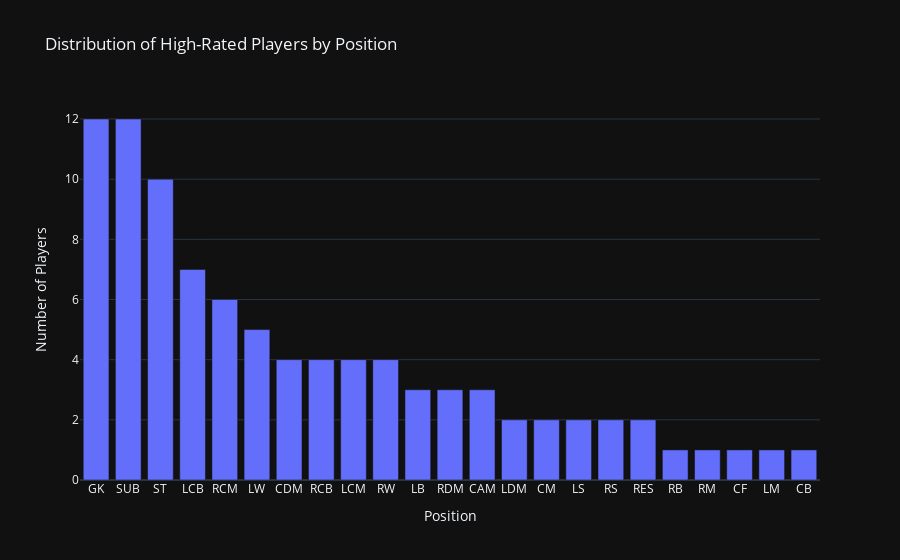
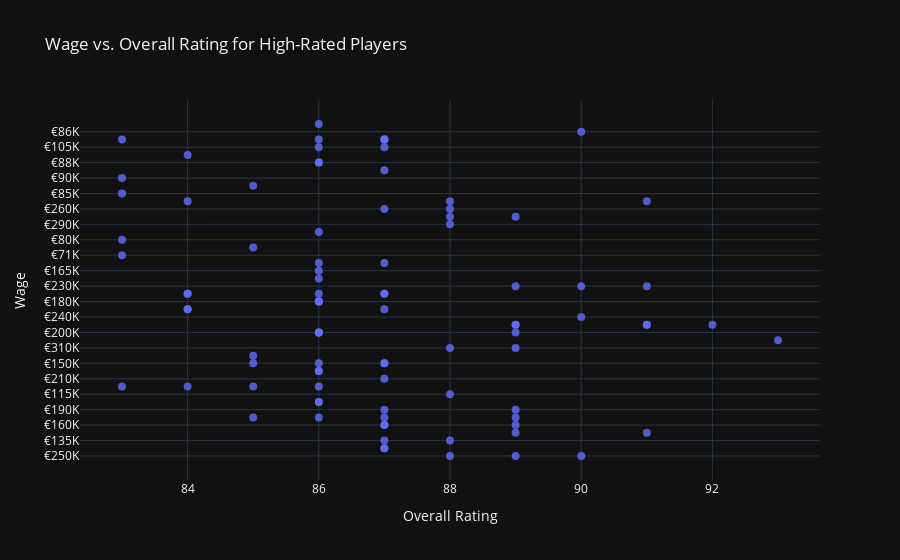
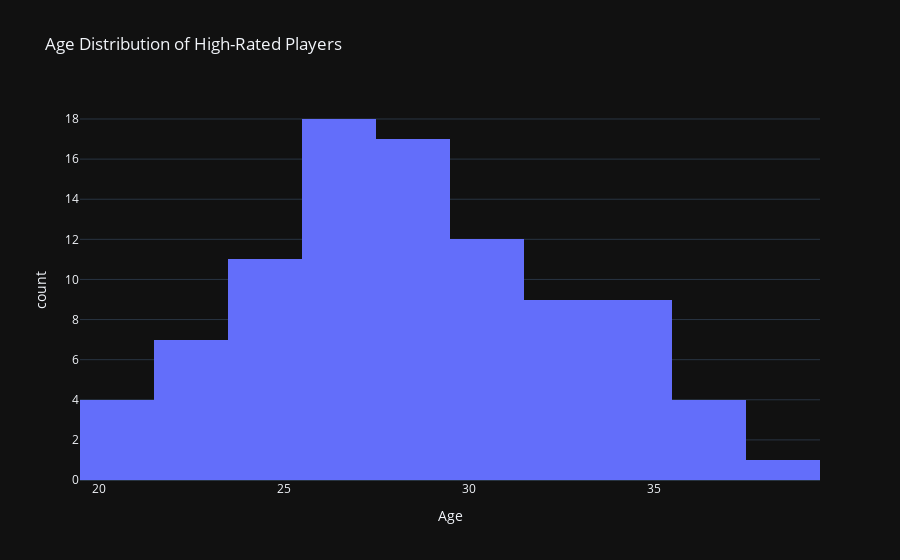

The notebook cell saved with these charts, in order:
### Code cell
import pandas as pd
import plotly.express as px

# Load FIFA 22 player data
df = pd.read_csv('FIFA22_official_data.csv')

# Filter players with a Best Overall Rating greater than 85
df_filtered = df[df['Best Overall Rating'] > 85]

# Scatter plot of Best Overall Rating on a world map
fig_map = px.scatter_geo(df_filtered,
                         locations='Nationality',
                         locationmode='country names',
                         color='Best Overall Rating',
                         size='Overall',  
                         hover_name='Name',
                         title='Best Overall Rating of Players (Rating > 85)',
                         color_continuous_scale=px.colors.sequential.Viridis,  
                         labels={'Best Overall Rating': 'Rating'},  
                         template='plotly_dark',
                         projection='natural earth'  
                         )

fig_map.update_traces(
    mode='markers',
    marker=dict(line=dict(width=0.5, color='White')),
)

fig_map.update_layout(coloraxis_colorbar=dict(title='Player Ratings'))

fig_map.update_layout(
    title='Best Overall Rating of Players (Rating > 85)',
    font=dict(family="Arial", size=18, color="white"),
    paper_bgcolor='rgba(0,0,0,0)',
    plot_bgcolor='rgba(0,0,0,0)',
    margin=dict(l=0, r=0, t=50, b=0),
)

# Display map and provide conclusion
fig_map.show()

# Conclusion 1
player_a = df_filtered.loc[df_filtered['Name'] == 'Player A']
if not player_a.empty:
    print("Conclusion 1: The geographical distribution of high-rated players (Rating > 85) shows that top-rated players are spread across various countries.")
    print(f"- Notable player: '{player_a['Name'].values[0]}' from {player_a['Nationality'].values[0]} has one of the highest overall ratings.")
else:
    print("Conclusion 1: The geographical distribution of high-rated players (Rating > 85) shows that top-rated players are spread across various countries.")
   

# Player distribution by position
position_counts = df_filtered['Position'].value_counts().reset_index()
position_counts.columns = ['Position', 'Count']

fig_position = px.bar(position_counts, x='Position', y='Count', 
                      title='Distribution of High-Rated Players by Position',
                      labels={'Position': 'Position', 'Count': 'Number of Players'},
                      template='plotly_dark')

# Display bar chart and provide conclusion
fig_position.show()     
player_b = df_filtered.loc[df_filtered['Position'] == 'Forward'].head(1)
print("Conclusion 2: The bar chart displaying the distribution of high-rated players by position indicates that certain positions have a higher concentration of top-rated players.")

if not player_b.empty:
    print(f"- Notable player: '{player_b['Name'].values[0]}' excels in the 'Forward' position.")
else:
    print("")

# Wage vs. Overall Rating scatter plot
fig_wage_rating = px.scatter(df_filtered, x='Overall', y='Wage',
                             title='Wage vs. Overall Rating for High-Rated Players',
                             labels={'Overall': 'Overall Rating', 'Wage': 'Wage'},
                             template='plotly_dark')
fig_wage_rating.update_traces(marker=dict(size=8, opacity=0.8))

# Display scatter plot and provide conclusion
fig_wage_rating.show()
players_cd = df_filtered.loc[df_filtered['Overall'] > 90].head(2)
print("Conclusion 3: The scatter plot of Wage vs. Overall Rating reveals that some players with high overall ratings also command high wages, suggesting a correlation between skill level and salary.")

print("Important conclusion-This shows that inspite of same ratings players are getting different wages")
if not players_cd.empty:
    print(f"- Notable players: '{players_cd['Name'].values[0]}' and '{players_cd['Name'].values[1]}' have high wages and ratings.")
else:
    print("- No specific player information available for high-rated players in the dataset.")

# Age distribution of high-rated players
fig_age_distribution = px.histogram(df_filtered, x='Age',
                                   title='Age Distribution of High-Rated Players',
                                   labels={'Age': 'Age', 'count': 'Number of Players'},
                                   template='plotly_dark')

# Display age distribution chart and provide conclusion
fig_age_distribution.show()
print("Conclusion 4: The age histogram of high-rated players shows that there is a diverse age range among top-rated players, with a concentration around a certain age group.")
#print("- Notable trend: There is a significant number of top-rated players in the age group 25-30.")

# Distribution of high-rated players by nationality
nationality_counts = df_filtered['Nationality'].value_counts().reset_index()
nationality_counts.columns = ['Nationality', 'Count']

fig_nationality = px.pie(nationality_counts, values='Count', names='Nationality',
                         title='Distribution of High-Rated Players by Nationality',
                         template='plotly_dark')

# Display nationality pie chart and provide conclusion
fig_nationality.show()
print("Conclusion 5: The pie chart illustrates the distribution of high-rated players by nationality, highlighting the diversity of nationalities among top-rated players.")
print("- Notable insight: 'France' has a significant representation of high-rated players.")

# Top clubs with high-rated players
top_clubs = df_filtered['Club'].value_counts().reset_index().head(10)
top_clubs.columns = ['Club', 'Count']

fig_top_clubs = px.bar(top_clubs, x='Club', y='Count',
                       title='Top Clubs with High-Rated Players',
                       labels={'Club': 'Club', 'Count': 'Number of High-Rated Players'},
                       template='plotly_dark')

# Display top clubs bar chart and provide conclusion
fig_top_clubs.show()
print("Conclusion 6: The bar chart of the top clubs with high-rated players indicates the clubs with the most representation of top-rated players, showcasing the teams with strong player rosters.")
print("- Notable clubs: 'Manchester city' and 'Paris Saint Germain' have the highest number of high-rated players.")

### Figure 1 — Plotly figure (JSON) as saved in the notebook; plotly's stock layout.template omitted (floating-point values rounded to 4 significant figures)
{"data": [{"alignmentgroup": "True", "hovertemplate": "Position=%{x}<br>Number of Players=%{y}<extra></extra>", "legendgroup": "", "marker": {"color": "#636efa", "pattern": {"shape": ""}}, "name": "", "offsetgroup": "", "orientation": "v", "showlegend": false, "textposition": "auto", "type": "bar", "x": ["<span class=\"pos pos0\">GK", "<span class=\"pos pos28\">SUB", "<span class=\"pos pos25\">ST", "<span class=\"pos pos6\">LCB", "<span class=\"pos pos13\">RCM", "<span class=\"pos pos27\">LW", "<span class=\"pos pos10\">CDM", "<span class=\"pos pos4\">RCB", "<span class=\"pos pos15\">LCM", "<span class=\"pos pos23\">RW", "<span class=\"pos pos7\">LB", "<span class=\"pos pos9\">RDM", "<span class=\"pos pos18\">CAM", "<span class=\"pos pos11\">LDM", "<span class=\"pos pos14\">CM", "<span class=\"pos pos26\">LS", "<span class=\"pos pos24\">RS", "<span class=\"pos pos29\">RES", "<span class=\"pos pos3\">RB", "<span class=\"pos pos12\">RM", "<span class=\"pos pos21\">CF", "<span class=\"pos pos16\">LM", "<span class=\"pos pos5\">CB"], "xaxis": "x", "y": [12, 12, 10, 7, 6, 5, 4, 4, 4, 4, 3, 3, 3, 2, 2, 2, 2, 2, 1, 1, 1, 1, 1], "yaxis": "y"}], "layout": {"barmode": "relative", "legend": {"tracegroupgap": 0}, "title": {"text": "Distribution of High-Rated Players by Position"}, "xaxis": {"anchor": "y", "domain": [0, 1], "title": {"text": "Position"}}, "yaxis": {"anchor": "x", "domain": [0, 1], "title": {"text": "Number of Players"}}}}

### Figure 2 — Plotly figure (JSON) as saved in the notebook; plotly's stock layout.template omitted (floating-point values rounded to 4 significant figures)
{"data": [{"hovertemplate": "Overall Rating=%{x}<br>Wage=%{y}<extra></extra>", "legendgroup": "", "marker": {"color": "#636efa", "opacity": 0.8, "size": 8, "symbol": "circle"}, "mode": "markers", "name": "", "orientation": "h", "showlegend": false, "type": "scatter", "x": [88, 87, 88, 91, 89, 85, 87, 86, 88, 84, 87, 86, 87, 85, 87, 89, 93, 86, 92, 89, 91, 90, 87, 86, 89, 84, 91, 90, 87, 91, 86, 86, 87, 83, 88, 85, 85, 89, 87, 86, 87, 86, 83, 86, 89, 85, 88, 89, 88, 83, 86, 87, 87, 87, 88, 84, 86, 84, 86, 86, 86, 84, 83, 87, 86, 85, 86, 83, 84, 86, 87, 86, 86, 84, 86, 87, 83, 86, 89, 90, 87, 90, 88, 91, 89, 89, 87, 89, 87, 86, 86, 87], "xaxis": "x", "y": ["€250K", "€140K", "€135K", "€350K", "€160K", "€220K", "€190K", "€95K", "€115K", "€120K", "€210K", "€185K", "€150K", "€100K", "€220K", "€310K", "€320K", "€200K", "€270K", "€270K", "€270K", "€240K", "€155K", "€180K", "€270K", "€125K", "€270K", "€230K", "€160K", "€230K", "€64K", "€165K", "€175K", "€71K", "€310K", "€150K", "€145K", "€220K", "€140K", "€180K", "€160K", "€200K", "€80K", "€73K", "€350K", "€120K", "€290K", "€230K", "€110K", "€120K", "€175K", "€135K", "€260K", "€125K", "€260K", "€125K", "€95K", "€130K", "€220K", "€125K", "€200K", "€155K", "€85K", "€150K", "€185K", "€81K", "€120K", "€90K", "€155K", "€180K", "€170K", "€88K", "€150K", "€74K", "€105K", "€0", "€0", "€0", "€200K", "€86K", "€0", "€250K", "€130K", "€130K", "€190K", "€110K", "€125K", "€250K", "€105K", "€88K", "€78K", "€0"], "yaxis": "y"}], "layout": {"legend": {"tracegroupgap": 0}, "title": {"text": "Wage vs. Overall Rating for High-Rated Players"}, "xaxis": {"anchor": "y", "domain": [0, 1], "title": {"text": "Overall Rating"}}, "yaxis": {"anchor": "x", "domain": [0, 1], "title": {"text": "Wage"}}}}

### Figure 3 — Plotly figure (JSON) as saved in the notebook; plotly's stock layout.template omitted (floating-point values rounded to 4 significant figures)
{"data": [{"alignmentgroup": "True", "bingroup": "x", "hovertemplate": "Age=%{x}<br>count=%{y}<extra></extra>", "legendgroup": "", "marker": {"color": "#636efa", "pattern": {"shape": ""}}, "name": "", "offsetgroup": "", "orientation": "v", "showlegend": false, "type": "histogram", "x": [26, 26, 34, 30, 26, 30, 35, 26, 35, 24, 24, 27, 22, 26, 28, 29, 34, 32, 32, 29, 36, 27, 28, 30, 29, 24, 29, 30, 33, 22, 32, 27, 27, 25, 31, 23, 23, 28, 31, 34, 27, 26, 26, 29, 33, 24, 26, 29, 20, 22, 25, 27, 33, 31, 28, 21, 32, 22, 30, 30, 32, 25, 25, 21, 27, 21, 25, 25, 28, 28, 24, 36, 26, 26, 30, 32, 37, 31, 27, 35, 35, 29, 34, 28, 28, 22, 34, 29, 31, 29, 36, 38], "xaxis": "x", "yaxis": "y"}], "layout": {"barmode": "relative", "legend": {"tracegroupgap": 0}, "title": {"text": "Age Distribution of High-Rated Players"}, "xaxis": {"anchor": "y", "domain": [0, 1], "title": {"text": "Age"}}, "yaxis": {"anchor": "x", "domain": [0, 1], "title": {"text": "count"}}}}
